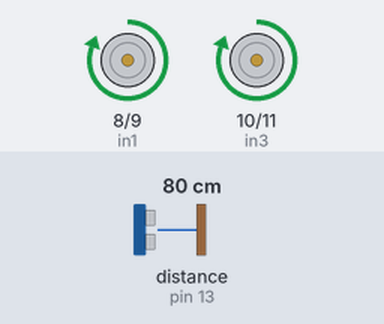
The sketch below on a simulated Arduino Uno, built with avr-gcc and run on an emulated ATmega328P. On the bench: motor-driver pin pairs drawn as motors (green arrow = first pin HIGH = forward, orange = second pin HIGH = backward, longer = more drive). Wiring (inferred from the names in the program): ultrasonic range finder: trigger pin 12; echo pin 13. The test bench sets the inputs (shaded band); at power-on: distance to the obstacle (sensor on pin 13) 80 cm. The echo pulse lasts 58.3 µs per cm.

Above: at 1.2 s.
1.3 s: distance to the obstacle (sensor on pin 13) set to 28 cm
2.8 s: distance to the obstacle (sensor on pin 13) set to 23 cm
At 3.5 s:
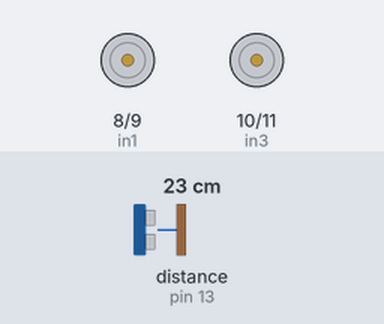
4.4 s: distance to the obstacle (sensor on pin 13) set to 120 cm
At 5.6 s:
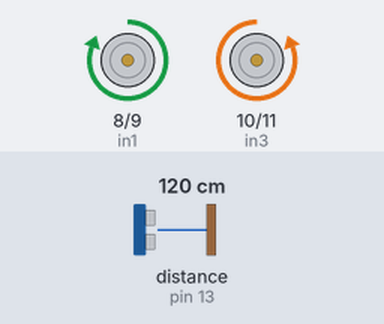
5.9 s: distance to the obstacle (sensor on pin 13) set to 107 cm
7.4 s: distance to the obstacle (sensor on pin 13) set to 98 cm
At 8.1 s:
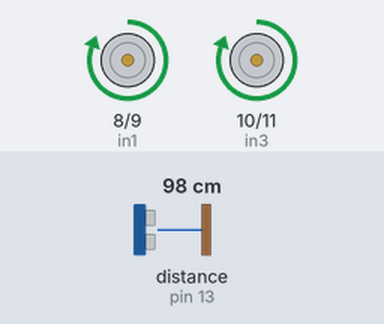
8.9 s: distance to the obstacle (sensor on pin 13) set to 2 cm
At 9.8 s:
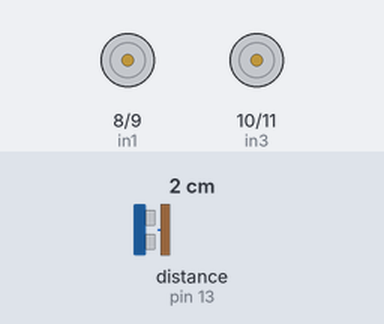
Timing chart, 0 to 11.4 s (numbered marks = the images above; inputs shaded):
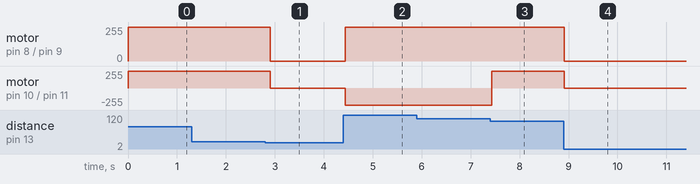

Measured:
- the behaviour switches between 26 and 25 cm on distance to the obstacle (sensor on pin 13) (found by bisection; images 0 and 1)
- the behaviour switches between 103 and 102 cm on distance to the obstacle (sensor on pin 13) (found by bisection; images 2 and 3)
- after the input at 1.3 s, every drawn part: stays the same
- after the input at 2.8 s, motor on pin 8 (in1) / pin 9 (in2), motor on pin 10 (in3) / pin 11 (in4): forward 255/255 → stopped after 0.10 s
- after the input at 4.4 s, motor on pin 8 (in1) / pin 9 (in2): stopped → forward 255/255 at once; motor on pin 10 (in3) / pin 11 (in4): stopped → backward 255/255 at once
- after the input at 5.9 s, every drawn part: stays the same
- after the input at 7.4 s, motor on pin 10 (in3) / pin 11 (in4): backward 255/255 → forward 255/255 at once
- after the input at 8.9 s, motor on pin 8 (in1) / pin 9 (in2), motor on pin 10 (in3) / pin 11 (in4): forward 255/255 → stopped at once

The sketch:

thebits.ino
```cpp
const int trigPin = 12;
const int echoPin = 13;
// defines variables
long duration;
int distance;
// connect motor controller pins to Arduino digital pins
// motor one
/*int enA = 10;*/
int in1 = 8;
int in2 = 9;
// motor two
/*int enB = 5;*/
int in3 = 10;
int in4 = 11;

void setup()
{

	pinMode(trigPin, OUTPUT); // Sets the trigPin as an Output
	pinMode(echoPin, INPUT); // Sets the echoPin as an Input
	// set all the motor control pins to outputs
	/*pinMode(enA, OUTPUT);*/
	/*pinMode(enB, OUTPUT);*/
	pinMode(in1, OUTPUT);
	pinMode(in2, OUTPUT);
	pinMode(in3, OUTPUT);
	pinMode(in4, OUTPUT);
}
void demoOne()
{
	// Code block for the ultrasonic sensor

	// Clears the trigPin
	digitalWrite(trigPin, LOW);
	delayMicroseconds(2);
	// Sets the trigPin on HIGH state for 10 micro seconds
	digitalWrite(trigPin, HIGH);
	delayMicroseconds(10);
	digitalWrite(trigPin, LOW);
	// Reads the echoPin, returns the sound wave travel time in microseconds
	duration = pulseIn(echoPin,  HIGH);

	// Calculating the distance
	distance= duration*0.034/2;

	// End code for ultrasonic sensor

	// Sorta follow mode
	if (distance < 25) {
		// If close stop
		digitalWrite(in1, LOW);
		digitalWrite(in2, LOW);
		digitalWrite(in3, LOW);
		digitalWrite(in4, LOW);
	} else if (distance > 100) {
		// if nothing around turn
		digitalWrite(in1, HIGH);
		digitalWrite(in2, LOW);
		digitalWrite(in3, LOW);
		digitalWrite(in4, HIGH);
	} else {
		// If in the middle follow
		digitalWrite(in1, HIGH);
		digitalWrite(in2, LOW);
		digitalWrite(in3, HIGH);
		digitalWrite(in4, LOW);
	}

	delay(100);
}

void loop()
{
	demoOne();
}
```
